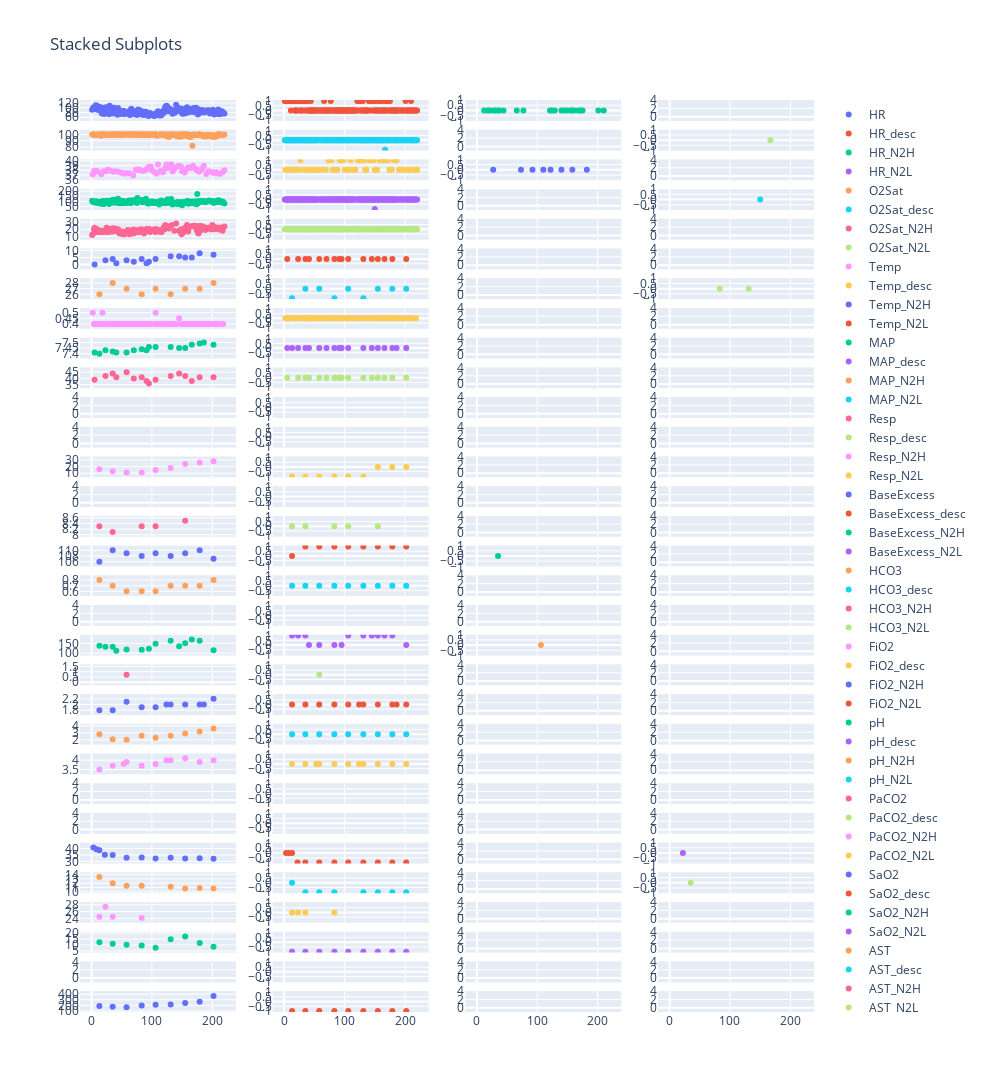

Source (notebook cell):
### Code cell
my_list = [*cols_vs, *cols_lab]
#my_list = ['Glucose', 'HR', 'Temp']
df_temp = df_sub
df_temp.times = np.arange(len(df_sub))


fig = make_subplots(rows=len(my_list), cols=4, shared_xaxes=True)
j = 1
for i,col in enumerate(my_list):
    fig.append_trace(
        go.Scatter(
            {'x': df_temp.times, 
             'y': df_temp[col]},
             name = col,
              mode = 'markers'
             ),
              
             row=i+1, col=1)
    #_ = fig.add_hrect(y0=range_vs[col][0][1], y1=range_vs[col][0][-2], line_width=0, fillcolor="green", opacity=0.2,row=i+1, col=1)
    
    fig.append_trace(
        go.Scatter(
            {'x': df_temp.times, 
             'y': df_temp[col+'_desc'] },
             name = col+'_desc',
             mode = 'markers'
             ),
             
              
             row=i+1, col=2)
    _ = fig.update_yaxes(range=[-1.1, 1.1], row=i+1, col=2)



    # fig.append_trace(
    #     go.Scatter(
    #         {'x': df_temp.times, 
    #          'y': df_temp[col+'_desc'].ffill().diff().replace(0,np.nan) },
    #          name = col+'_desc',
    #          mode = 'markers'
    #          ),
              
    #          row=i+1, col=3)
    # _ = fig.update_yaxes(range=[-1.1, 1.1], row=i+1, col=3)

    fig.append_trace(
        go.Scatter(
            {'x': df_temp.times, 
             'y': df_temp[col+'_N2H'] },
             name = col+'_N2H',
             mode = 'markers'
             ),
              
             row=i+1, col=3)

    fig.append_trace(
        go.Scatter(
            {'x': df_temp.times, 
             'y': df_temp[col+'_N2L'] },
             name = col+'_N2L',
             mode = 'markers'
             ),
              
             row=i+1, col=4)

_ = fig.update_layout(height=3000, width=1000, title_text="Stacked Subplots")

fig.show()
